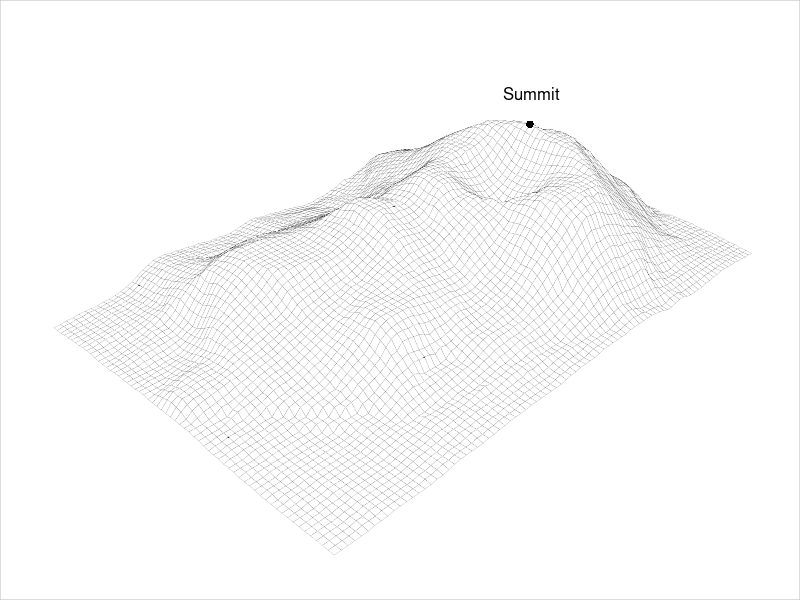

This chart was generated by the following R code: (Note: this script raises an error after producing the figure.)
par(mar=rep(0, 4), lwd=0.1)
z <- 2 * volcano        
x <- 10 * (1:nrow(z))   
y <- 10 * (1:ncol(z))   
trans <- persp(x, y, z, theta = 135, phi = 30, 
               scale = FALSE, ltheta = -120, 
               # shade=0.5, border=NA, 
               box = FALSE)
box(col="grey", lwd=1)

trans3d <- function(x,y,z,pmat) {
  tmat <- cbind(x,y,z,1)%*% pmat
  tmat[,1:2] / tmat[,4]
}

summit <- trans3d(x[20], y[31], max(z), trans)
points(summit[1], summit[2], pch=16)
summitlabel <- trans3d(x[20], y[31], max(z) + 50, trans)
text(summitlabel[1], summitlabel[2], "Summit")

drawRoad <- function(x, y, z, trans) {
  road <- trans3d(x, y, z, trans)
  lines(road[,1], road[,2], lwd=5)
  lines(road[,1], road[,2], lwd=3, col="grey")
}
with(volcano.summitRoad,
     drawRoad(srx, sry, srz, trans))
with(volcano.upDownRoad,
     {
       clipudx <- udx
       clipudx[udx < 230 & udy < 300 | 
               udx < 150 & udy > 300] <- NA
       drawRoad(clipudx, udy, udz, trans)
     })
with(volcano.accessRoad,
     drawRoad(arx, ary, arz, trans))




